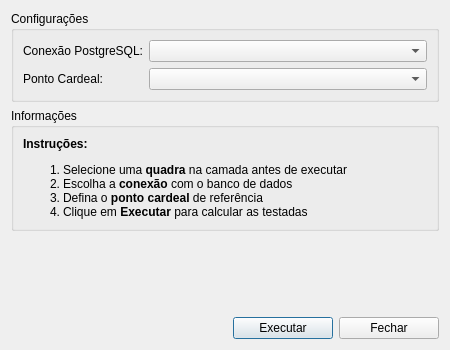
<?xml version="1.0" encoding="UTF-8"?>
<ui version="4.0">
 <class>CalcularTestadaDialogBase</class>
 <widget class="QDialog" name="CalcularTestadaDialogBase">
  <property name="geometry">
   <rect>
    <x>0</x>
    <y>0</y>
    <width>450</width>
    <height>350</height>
   </rect>
  </property>
  <property name="windowTitle">
   <string>Calcular Testada</string>
  </property>
  <layout class="QVBoxLayout" name="verticalLayout">
   <item>
    <widget class="QGroupBox" name="groupBox">
     <property name="title">
      <string>Configurações</string>
     </property>
     <layout class="QFormLayout" name="formLayout">
      <item row="0" column="0">
       <widget class="QLabel" name="labelConexao">
        <property name="text">
         <string>Conexão PostgreSQL:</string>
        </property>
       </widget>
      </item>
      <item row="0" column="1">
       <widget class="QComboBox" name="comboConexao">
        <property name="toolTip">
         <string>Selecione a conexão com o banco de dados PostgreSQL</string>
        </property>
       </widget>
      </item>
      <item row="1" column="0">
       <widget class="QLabel" name="labelPontoCardeal">
        <property name="text">
         <string>Ponto Cardeal:</string>
        </property>
       </widget>
      </item>
      <item row="1" column="1">
       <widget class="QComboBox" name="comboPontoCardeal">
        <property name="toolTip">
         <string>Escolha o ponto cardeal de referência para cálculo da testada</string>
        </property>
       </widget>
      </item>
     </layout>
    </widget>
   </item>
   <item>
    <widget class="QGroupBox" name="groupBoxInfo">
     <property name="title">
      <string>Informações</string>
     </property>
     <layout class="QVBoxLayout" name="verticalLayout_2">
      <item>
       <widget class="QLabel" name="labelInfo">
        <property name="text">
         <string>&lt;html&gt;&lt;body&gt;
&lt;p&gt;&lt;b&gt;Instruções:&lt;/b&gt;&lt;/p&gt;
&lt;ol&gt;
&lt;li&gt;Selecione uma &lt;b&gt;quadra&lt;/b&gt; na camada antes de executar&lt;/li&gt;
&lt;li&gt;Escolha a &lt;b&gt;conexão&lt;/b&gt; com o banco de dados&lt;/li&gt;
&lt;li&gt;Defina o &lt;b&gt;ponto cardeal&lt;/b&gt; de referência&lt;/li&gt;
&lt;li&gt;Clique em &lt;b&gt;Executar&lt;/b&gt; para calcular as testadas&lt;/li&gt;
&lt;/ol&gt;
&lt;/body&gt;&lt;/html&gt;</string>
        </property>
        <property name="wordWrap">
         <bool>true</bool>
        </property>
       </widget>
      </item>
     </layout>
    </widget>
   </item>
   <item>
    <spacer name="verticalSpacer">
     <property name="orientation">
      <enum>Qt::Vertical</enum>
     </property>
     <property name="sizeHint" stdset="0">
      <size>
       <width>20</width>
       <height>40</height>
      </size>
     </property>
    </spacer>
   </item>
   <item>
    <layout class="QHBoxLayout" name="horizontalLayout">
     <item>
      <spacer name="horizontalSpacer">
       <property name="orientation">
        <enum>Qt::Horizontal</enum>
       </property>
       <property name="sizeHint" stdset="0">
        <size>
         <width>40</width>
         <height>20</height>
        </size>
       </property>
      </spacer>
     </item>
     <item>
      <widget class="QPushButton" name="btnExecutar">
       <property name="minimumSize">
        <size>
         <width>100</width>
         <height>0</height>
        </size>
       </property>
       <property name="text">
        <string>Executar</string>
       </property>
      </widget>
     </item>
     <item>
      <widget class="QPushButton" name="btnFechar">
       <property name="minimumSize">
        <size>
         <width>100</width>
         <height>0</height>
        </size>
       </property>
       <property name="text">
        <string>Fechar</string>
       </property>
      </widget>
     </item>
    </layout>
   </item>
  </layout>
 </widget>
 <resources/>
 <connections>
  <connection>
   <sender>btnFechar</sender>
   <signal>clicked()</signal>
   <receiver>CalcularTestadaDialogBase</receiver>
   <slot>reject()</slot>
   <hints>
    <hint type="sourcelabel">
     <x>350</x>
     <y>320</y>
    </hint>
    <hint type="destinationlabel">
     <x>225</x>
     <y>175</y>
    </hint>
   </hints>
  </connection>
 </connections>
</ui>
